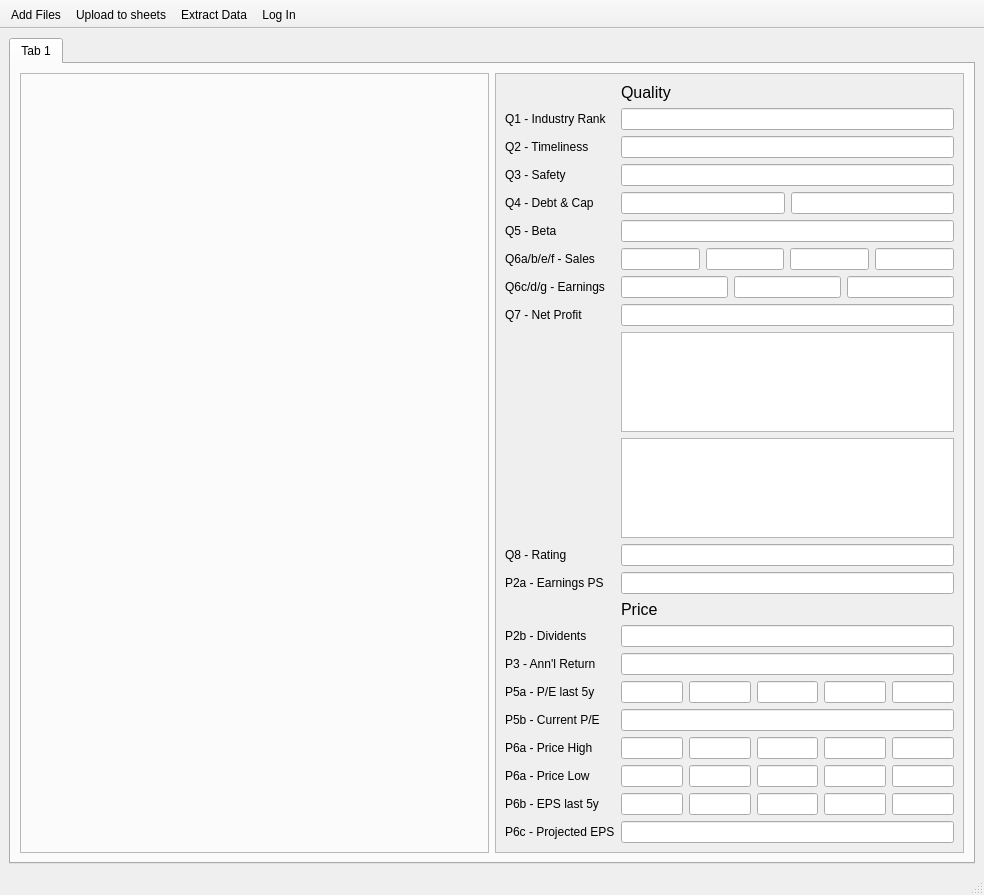
<?xml version="1.0" encoding="UTF-8"?>
<ui version="4.0">
 <class>MainWindow</class>
 <widget class="QMainWindow" name="MainWindow">
  <property name="geometry">
   <rect>
    <x>0</x>
    <y>0</y>
    <width>984</width>
    <height>895</height>
   </rect>
  </property>
  <property name="windowTitle">
   <string>MainWindow</string>
  </property>
  <widget class="QWidget" name="centralwidget">
   <layout class="QHBoxLayout" name="horizontalLayout_2">
    <item>
     <widget class="QTabWidget" name="tabWidget">
      <property name="currentIndex">
       <number>0</number>
      </property>
      <widget class="QWidget" name="tab">
       <attribute name="title">
        <string>Tab 1</string>
       </attribute>
       <layout class="QHBoxLayout" name="horizontalLayout">
        <item>
         <widget class="QFrame" name="frame">
          <property name="frameShape">
           <enum>QFrame::Shape::StyledPanel</enum>
          </property>
          <property name="frameShadow">
           <enum>QFrame::Shadow::Raised</enum>
          </property>
         </widget>
        </item>
        <item>
         <layout class="QVBoxLayout" name="verticalLayout_2">
          <item>
           <widget class="QScrollArea" name="scrollArea">
            <property name="sizePolicy">
             <sizepolicy hsizetype="Ignored" vsizetype="Ignored">
              <horstretch>0</horstretch>
              <verstretch>0</verstretch>
             </sizepolicy>
            </property>
            <property name="widgetResizable">
             <bool>true</bool>
            </property>
            <widget class="QWidget" name="scrollAreaWidgetContents_3">
             <property name="geometry">
              <rect>
               <x>0</x>
               <y>0</y>
               <width>451</width>
               <height>918</height>
              </rect>
             </property>
             <layout class="QFormLayout" name="formLayout">
              <property name="sizeConstraint">
               <enum>QLayout::SizeConstraint::SetDefaultConstraint</enum>
              </property>
              <item row="1" column="1">
               <widget class="QLabel" name="label">
                <property name="font">
                 <font>
                  <pointsize>12</pointsize>
                 </font>
                </property>
                <property name="text">
                 <string>Quality</string>
                </property>
               </widget>
              </item>
              <item row="2" column="0">
               <widget class="QLabel" name="q1Label">
                <property name="text">
                 <string>Q1 - Industry Rank</string>
                </property>
               </widget>
              </item>
              <item row="2" column="1">
               <widget class="QLineEdit" name="q1LineEdit"/>
              </item>
              <item row="3" column="0">
               <widget class="QLabel" name="q2Label">
                <property name="text">
                 <string>Q2 - Timeliness</string>
                </property>
               </widget>
              </item>
              <item row="3" column="1">
               <widget class="QLineEdit" name="q2LineEdit"/>
              </item>
              <item row="4" column="0">
               <widget class="QLabel" name="q3Label">
                <property name="text">
                 <string>Q3 - Safety</string>
                </property>
               </widget>
              </item>
              <item row="4" column="1">
               <widget class="QLineEdit" name="q3LineEdit"/>
              </item>
              <item row="5" column="0">
               <widget class="QLabel" name="q4Label">
                <property name="text">
                 <string>Q4 - Debt &amp; Cap</string>
                </property>
               </widget>
              </item>
              <item row="5" column="1">
               <layout class="QHBoxLayout" name="q4">
                <item>
                 <widget class="QLineEdit" name="q4aLineEdit"/>
                </item>
                <item>
                 <widget class="QLineEdit" name="q4bLineEdit"/>
                </item>
               </layout>
              </item>
              <item row="6" column="0">
               <widget class="QLabel" name="q5Label">
                <property name="text">
                 <string>Q5 - Beta</string>
                </property>
               </widget>
              </item>
              <item row="6" column="1">
               <widget class="QLineEdit" name="q5LineEdit"/>
              </item>
              <item row="7" column="0">
               <widget class="QLabel" name="q6abefLabel">
                <property name="text">
                 <string>Q6a/b/e/f - Sales</string>
                </property>
               </widget>
              </item>
              <item row="7" column="1">
               <layout class="QHBoxLayout" name="q6ab">
                <item>
                 <widget class="QLineEdit" name="q6aLineEdit"/>
                </item>
                <item>
                 <widget class="QLineEdit" name="q6bLineEdit"/>
                </item>
                <item>
                 <widget class="QLineEdit" name="q6eLineEdit"/>
                </item>
                <item>
                 <widget class="QLineEdit" name="q6fLineEdit"/>
                </item>
               </layout>
              </item>
              <item row="8" column="0">
               <widget class="QLabel" name="q6cdgLabel">
                <property name="text">
                 <string>Q6c/d/g - Earnings</string>
                </property>
               </widget>
              </item>
              <item row="8" column="1">
               <layout class="QHBoxLayout" name="q6cdg">
                <item>
                 <widget class="QLineEdit" name="q6cLineEdit"/>
                </item>
                <item>
                 <widget class="QLineEdit" name="q6dLineEdit"/>
                </item>
                <item>
                 <widget class="QLineEdit" name="q6gLineEdit"/>
                </item>
               </layout>
              </item>
              <item row="9" column="0">
               <widget class="QLabel" name="q7Label">
                <property name="text">
                 <string>Q7 - Net Profit</string>
                </property>
               </widget>
              </item>
              <item row="9" column="1">
               <widget class="QLineEdit" name="q7LineEdit"/>
              </item>
              <item row="12" column="0">
               <widget class="QLabel" name="q8Label">
                <property name="text">
                 <string>Q8 - Rating</string>
                </property>
               </widget>
              </item>
              <item row="12" column="1">
               <widget class="QLineEdit" name="q8LineEdit"/>
              </item>
              <item row="13" column="0">
               <widget class="QLabel" name="p2aLabel">
                <property name="text">
                 <string>P2a - Earnings PS</string>
                </property>
               </widget>
              </item>
              <item row="13" column="1">
               <widget class="QLineEdit" name="p2aLineEdit"/>
              </item>
              <item row="16" column="0">
               <widget class="QLabel" name="p2bLabel">
                <property name="text">
                 <string>P2b - Dividents</string>
                </property>
               </widget>
              </item>
              <item row="16" column="1">
               <widget class="QLineEdit" name="p2bLineEdit"/>
              </item>
              <item row="17" column="0">
               <widget class="QLabel" name="p3Label">
                <property name="text">
                 <string>P3 - Ann'l Return</string>
                </property>
               </widget>
              </item>
              <item row="17" column="1">
               <widget class="QLineEdit" name="p3LineEdit"/>
              </item>
              <item row="18" column="0">
               <widget class="QLabel" name="p5aLabel">
                <property name="text">
                 <string>P5a - P/E last 5y</string>
                </property>
               </widget>
              </item>
              <item row="18" column="1">
               <layout class="QHBoxLayout" name="p5a">
                <item>
                 <widget class="QLineEdit" name="p5aLineEdit_y1"/>
                </item>
                <item>
                 <widget class="QLineEdit" name="p5aLineEdit_y2"/>
                </item>
                <item>
                 <widget class="QLineEdit" name="p5aLineEdit_y3"/>
                </item>
                <item>
                 <widget class="QLineEdit" name="p5aLineEdit_y4"/>
                </item>
                <item>
                 <widget class="QLineEdit" name="p5aLineEdit_y5"/>
                </item>
               </layout>
              </item>
              <item row="19" column="0">
               <widget class="QLabel" name="p5bLabel">
                <property name="text">
                 <string>P5b - Current P/E</string>
                </property>
               </widget>
              </item>
              <item row="19" column="1">
               <widget class="QLineEdit" name="p5bLineEdit"/>
              </item>
              <item row="20" column="0">
               <widget class="QLabel" name="p6aLabel">
                <property name="text">
                 <string>P6a - Price High</string>
                </property>
               </widget>
              </item>
              <item row="20" column="1">
               <layout class="QHBoxLayout" name="p6a">
                <item>
                 <widget class="QLineEdit" name="p6aLineEdit_y1"/>
                </item>
                <item>
                 <widget class="QLineEdit" name="p6aLineEdit_y2"/>
                </item>
                <item>
                 <widget class="QLineEdit" name="p6aLineEdit_y3"/>
                </item>
                <item>
                 <widget class="QLineEdit" name="p6aLineEdit_y4"/>
                </item>
                <item>
                 <widget class="QLineEdit" name="p6aLineEdit_y5"/>
                </item>
               </layout>
              </item>
              <item row="21" column="0">
               <widget class="QLabel" name="p6aLabelLow">
                <property name="text">
                 <string>P6a - Price Low</string>
                </property>
               </widget>
              </item>
              <item row="21" column="1">
               <layout class="QHBoxLayout" name="p6a_low">
                <item>
                 <widget class="QLineEdit" name="p6aLineEdit_y1_low"/>
                </item>
                <item>
                 <widget class="QLineEdit" name="p6aLineEdit_y2_low"/>
                </item>
                <item>
                 <widget class="QLineEdit" name="p6aLineEdit_y3_low"/>
                </item>
                <item>
                 <widget class="QLineEdit" name="p6aLineEdit_y4_low"/>
                </item>
                <item>
                 <widget class="QLineEdit" name="p6aLineEdit_y5_low"/>
                </item>
               </layout>
              </item>
              <item row="22" column="0">
               <widget class="QLabel" name="p6bLabel">
                <property name="text">
                 <string>P6b - EPS last 5y</string>
                </property>
               </widget>
              </item>
              <item row="22" column="1">
               <layout class="QHBoxLayout" name="p6b">
                <item>
                 <widget class="QLineEdit" name="p6bLineEdit_y1"/>
                </item>
                <item>
                 <widget class="QLineEdit" name="p6bLineEdit_y2"/>
                </item>
                <item>
                 <widget class="QLineEdit" name="p6bLineEdit_y3"/>
                </item>
                <item>
                 <widget class="QLineEdit" name="p6bLineEdit_y4"/>
                </item>
                <item>
                 <widget class="QLineEdit" name="p6bLineEdit_y5"/>
                </item>
               </layout>
              </item>
              <item row="23" column="0">
               <widget class="QLabel" name="p6cLabel">
                <property name="text">
                 <string>P6c - Projected EPS</string>
                </property>
               </widget>
              </item>
              <item row="23" column="1">
               <widget class="QLineEdit" name="p6cLineEdit"/>
              </item>
              <item row="15" column="1">
               <widget class="QLabel" name="label_2">
                <property name="font">
                 <font>
                  <pointsize>12</pointsize>
                 </font>
                </property>
                <property name="text">
                 <string>Price</string>
                </property>
               </widget>
              </item>
              <item row="10" column="1">
               <widget class="QTextEdit" name="q7TextEdit"/>
              </item>
              <item row="11" column="1">
               <widget class="QTextEdit" name="q7TextEdit_analysis"/>
              </item>
             </layout>
            </widget>
           </widget>
          </item>
         </layout>
        </item>
       </layout>
      </widget>
     </widget>
    </item>
   </layout>
  </widget>
  <widget class="QMenuBar" name="menubar">
   <property name="geometry">
    <rect>
     <x>0</x>
     <y>0</y>
     <width>984</width>
     <height>30</height>
    </rect>
   </property>
  </widget>
  <widget class="QStatusBar" name="statusbar"/>
  <widget class="QToolBar" name="toolBar">
   <property name="tabletTracking">
    <bool>false</bool>
   </property>
   <property name="windowTitle">
    <string>toolBar</string>
   </property>
   <property name="autoFillBackground">
    <bool>false</bool>
   </property>
   <property name="movable">
    <bool>false</bool>
   </property>
   <attribute name="toolBarArea">
    <enum>TopToolBarArea</enum>
   </attribute>
   <attribute name="toolBarBreak">
    <bool>false</bool>
   </attribute>
   <addaction name="actionAdd_Files"/>
   <addaction name="actionUpload_to_sheets"/>
   <addaction name="actionExtract_Data"/>
   <addaction name="actionLog_In"/>
  </widget>
  <action name="actionAdd_Files">
   <property name="checkable">
    <bool>false</bool>
   </property>
   <property name="checked">
    <bool>false</bool>
   </property>
   <property name="icon">
    <iconset theme="contact-new"/>
   </property>
   <property name="text">
    <string>Add Files</string>
   </property>
   <property name="toolTip">
    <string>Add Files</string>
   </property>
   <property name="visible">
    <bool>true</bool>
   </property>
   <property name="menuRole">
    <enum>QAction::MenuRole::NoRole</enum>
   </property>
   <property name="iconVisibleInMenu">
    <bool>true</bool>
   </property>
  </action>
  <action name="actionUpload_to_sheets">
   <property name="icon">
    <iconset theme="QIcon::ThemeIcon::DocumentSend"/>
   </property>
   <property name="text">
    <string>Upload to sheets</string>
   </property>
   <property name="toolTip">
    <string>Upload</string>
   </property>
   <property name="menuRole">
    <enum>QAction::MenuRole::NoRole</enum>
   </property>
  </action>
  <action name="actionExtract_Data">
   <property name="icon">
    <iconset theme="QIcon::ThemeIcon::MailRead"/>
   </property>
   <property name="text">
    <string>Extract Data</string>
   </property>
   <property name="menuRole">
    <enum>QAction::MenuRole::NoRole</enum>
   </property>
  </action>
  <action name="actionLog_In">
   <property name="text">
    <string>Log In</string>
   </property>
   <property name="menuRole">
    <enum>QAction::MenuRole::NoRole</enum>
   </property>
  </action>
 </widget>
 <resources/>
 <connections/>
</ui>
